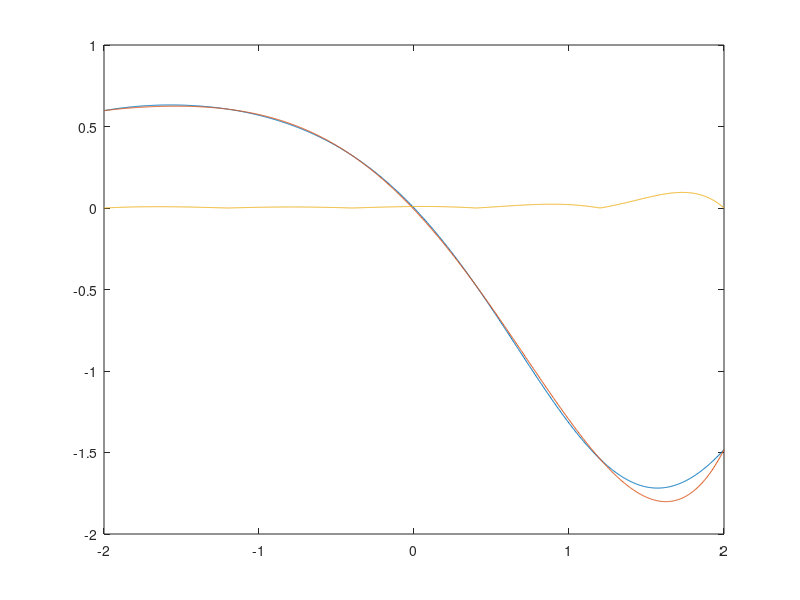

The MATLAB source for this figure:
clear
clc
close all

a = -2;
b = 2;
n = 5;

x_q = linspace(a, b, 1000);

f = @(x) 1 - exp(sin(x));

x_nod = linspace(a, b, n+1);
f_nod = f(x_nod);

P = polyfit(x_nod, f_nod, n);
P_dis = polyval(P, x_q);

err = abs(f(x_q) - P_dis);

[maxErr, idx] = max(err);
maxErr
x_q(idx)

plot(x_q, f(x_q), x_q, P_dis, x_q, err)